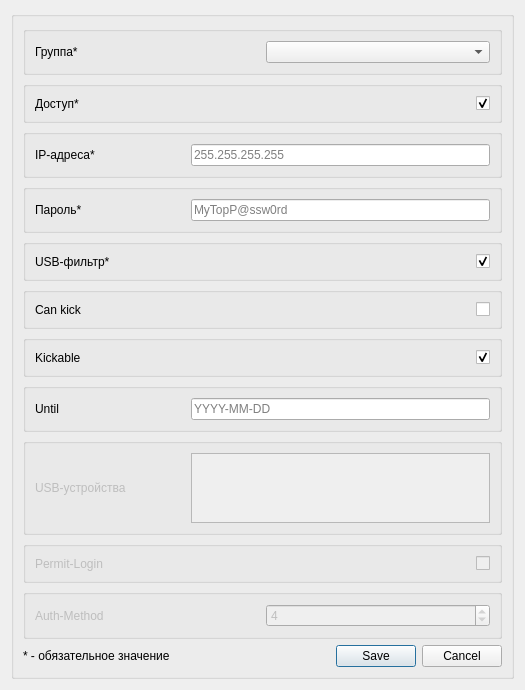
<?xml version="1.0" encoding="UTF-8"?>
<ui version="4.0">
 <class>win_new_policies</class>
 <widget class="QDialog" name="win_new_policies">
  <property name="geometry">
   <rect>
    <x>0</x>
    <y>0</y>
    <width>525</width>
    <height>663</height>
   </rect>
  </property>
  <property name="windowTitle">
   <string>Новая политика</string>
  </property>
  <layout class="QGridLayout" name="gridLayout">
   <item row="0" column="0">
    <widget class="QGroupBox" name="groupBox_6">
     <property name="title">
      <string/>
     </property>
     <layout class="QGridLayout" name="gridLayout_2">
      <item row="1" column="0">
       <widget class="QLabel" name="label">
        <property name="text">
         <string>* - обязательное значение</string>
        </property>
       </widget>
      </item>
      <item row="1" column="1">
       <widget class="QDialogButtonBox" name="btns">
        <property name="orientation">
         <enum>Qt::Orientation::Horizontal</enum>
        </property>
        <property name="standardButtons">
         <set>QDialogButtonBox::StandardButton::Cancel|QDialogButtonBox::StandardButton::Save</set>
        </property>
       </widget>
      </item>
      <item row="0" column="0" colspan="2">
       <layout class="QVBoxLayout" name="verticalLayout" stretch="0,0,0,0,0,0,0,0,0,0,0">
        <item>
         <widget class="QGroupBox" name="groupBox_7">
          <property name="flat">
           <bool>false</bool>
          </property>
          <layout class="QHBoxLayout" name="horizontalLayout_8">
           <item>
            <widget class="QLabel" name="label_3">
             <property name="sizePolicy">
              <sizepolicy hsizetype="Preferred" vsizetype="Preferred">
               <horstretch>0</horstretch>
               <verstretch>0</verstretch>
              </sizepolicy>
             </property>
             <property name="minimumSize">
              <size>
               <width>150</width>
               <height>0</height>
              </size>
             </property>
             <property name="text">
              <string>Группа*</string>
             </property>
            </widget>
           </item>
           <item>
            <widget class="QComboBox" name="le_group">
             <property name="placeholderText">
              <string>Выберите группу...</string>
             </property>
            </widget>
           </item>
          </layout>
         </widget>
        </item>
        <item>
         <widget class="QGroupBox" name="groupBox">
          <layout class="QHBoxLayout" name="horizontalLayout">
           <item>
            <widget class="QLabel" name="users_fullname_label">
             <property name="sizePolicy">
              <sizepolicy hsizetype="Preferred" vsizetype="Preferred">
               <horstretch>0</horstretch>
               <verstretch>0</verstretch>
              </sizepolicy>
             </property>
             <property name="minimumSize">
              <size>
               <width>150</width>
               <height>0</height>
              </size>
             </property>
             <property name="text">
              <string>Доступ*</string>
             </property>
            </widget>
           </item>
           <item>
            <widget class="QCheckBox" name="cb_access">
             <property name="layoutDirection">
              <enum>Qt::LayoutDirection::RightToLeft</enum>
             </property>
             <property name="text">
              <string/>
             </property>
             <property name="checked">
              <bool>true</bool>
             </property>
            </widget>
           </item>
          </layout>
         </widget>
        </item>
        <item>
         <widget class="QGroupBox" name="groupBox_2">
          <property name="flat">
           <bool>false</bool>
          </property>
          <layout class="QHBoxLayout" name="horizontalLayout_2">
           <item>
            <widget class="QLabel" name="label_2">
             <property name="sizePolicy">
              <sizepolicy hsizetype="Preferred" vsizetype="Preferred">
               <horstretch>0</horstretch>
               <verstretch>0</verstretch>
              </sizepolicy>
             </property>
             <property name="minimumSize">
              <size>
               <width>150</width>
               <height>0</height>
              </size>
             </property>
             <property name="text">
              <string>IP-адреса*</string>
             </property>
            </widget>
           </item>
           <item>
            <widget class="QLineEdit" name="le_ip">
             <property name="layoutDirection">
              <enum>Qt::LayoutDirection::LeftToRight</enum>
             </property>
             <property name="text">
              <string/>
             </property>
             <property name="dragEnabled">
              <bool>false</bool>
             </property>
             <property name="readOnly">
              <bool>false</bool>
             </property>
             <property name="placeholderText">
              <string>255.255.255.255</string>
             </property>
            </widget>
           </item>
          </layout>
         </widget>
        </item>
        <item>
         <widget class="QGroupBox" name="groupBox_43">
          <layout class="QHBoxLayout" name="horizontalLayout_56">
           <item>
            <widget class="QLabel" name="label_56">
             <property name="sizePolicy">
              <sizepolicy hsizetype="Preferred" vsizetype="Preferred">
               <horstretch>0</horstretch>
               <verstretch>0</verstretch>
              </sizepolicy>
             </property>
             <property name="minimumSize">
              <size>
               <width>150</width>
               <height>0</height>
              </size>
             </property>
             <property name="text">
              <string>Пароль*</string>
             </property>
            </widget>
           </item>
           <item>
            <widget class="QLineEdit" name="le_pass">
             <property name="text">
              <string/>
             </property>
             <property name="echoMode">
              <enum>QLineEdit::EchoMode::PasswordEchoOnEdit</enum>
             </property>
             <property name="placeholderText">
              <string>MyTopP@ssw0rd</string>
             </property>
            </widget>
           </item>
          </layout>
         </widget>
        </item>
        <item>
         <widget class="QGroupBox" name="groupBox_8">
          <layout class="QHBoxLayout" name="horizontalLayout_7">
           <item>
            <widget class="QLabel" name="label_13">
             <property name="minimumSize">
              <size>
               <width>150</width>
               <height>0</height>
              </size>
             </property>
             <property name="text">
              <string>USB-фильтр*</string>
             </property>
            </widget>
           </item>
           <item>
            <widget class="QCheckBox" name="cb_usb_filter">
             <property name="layoutDirection">
              <enum>Qt::LayoutDirection::RightToLeft</enum>
             </property>
             <property name="text">
              <string/>
             </property>
             <property name="checked">
              <bool>true</bool>
             </property>
            </widget>
           </item>
          </layout>
         </widget>
        </item>
        <item>
         <widget class="QGroupBox" name="groupBox_5">
          <layout class="QHBoxLayout" name="horizontalLayout_6">
           <item>
            <widget class="QLabel" name="label_10">
             <property name="minimumSize">
              <size>
               <width>150</width>
               <height>0</height>
              </size>
             </property>
             <property name="text">
              <string>Can kick</string>
             </property>
            </widget>
           </item>
           <item>
            <widget class="QCheckBox" name="cb_can_kick">
             <property name="layoutDirection">
              <enum>Qt::LayoutDirection::RightToLeft</enum>
             </property>
             <property name="text">
              <string/>
             </property>
             <property name="checkable">
              <bool>true</bool>
             </property>
             <property name="checked">
              <bool>false</bool>
             </property>
            </widget>
           </item>
          </layout>
         </widget>
        </item>
        <item>
         <widget class="QGroupBox" name="groupBox_34">
          <layout class="QHBoxLayout" name="horizontalLayout_43">
           <item>
            <widget class="QLabel" name="label_44">
             <property name="minimumSize">
              <size>
               <width>150</width>
               <height>0</height>
              </size>
             </property>
             <property name="text">
              <string>Kickable</string>
             </property>
            </widget>
           </item>
           <item>
            <widget class="QCheckBox" name="cb_kickable">
             <property name="layoutDirection">
              <enum>Qt::LayoutDirection::RightToLeft</enum>
             </property>
             <property name="text">
              <string/>
             </property>
             <property name="checked">
              <bool>true</bool>
             </property>
            </widget>
           </item>
          </layout>
         </widget>
        </item>
        <item>
         <widget class="QGroupBox" name="groupBox_42">
          <layout class="QHBoxLayout" name="horizontalLayout_55">
           <item>
            <widget class="QLabel" name="label_55">
             <property name="minimumSize">
              <size>
               <width>150</width>
               <height>0</height>
              </size>
             </property>
             <property name="text">
              <string>Until</string>
             </property>
            </widget>
           </item>
           <item>
            <widget class="QLineEdit" name="le_until">
             <property name="toolTip">
              <string>Если не указано - доступ будет выдан до 2024 года
                                                        </string>
             </property>
             <property name="text">
              <string/>
             </property>
             <property name="placeholderText">
              <string>YYYY-MM-DD</string>
             </property>
            </widget>
           </item>
          </layout>
         </widget>
        </item>
        <item>
         <widget class="QGroupBox" name="gb_usb">
          <property name="enabled">
           <bool>false</bool>
          </property>
          <layout class="QHBoxLayout" name="horizontalLayout_9">
           <item>
            <widget class="QLabel" name="label_14">
             <property name="minimumSize">
              <size>
               <width>150</width>
               <height>0</height>
              </size>
             </property>
             <property name="text">
              <string>USB-устройства</string>
             </property>
            </widget>
           </item>
           <item>
            <widget class="QListWidget" name="list_usb">
             <property name="tabKeyNavigation">
              <bool>true</bool>
             </property>
             <property name="isWrapping" stdset="0">
              <bool>false</bool>
             </property>
             <property name="resizeMode">
              <enum>QListView::ResizeMode::Fixed</enum>
             </property>
             <property name="viewMode">
              <enum>QListView::ViewMode::ListMode</enum>
             </property>
             <property name="modelColumn">
              <number>0</number>
             </property>
             <property name="sortingEnabled">
              <bool>true</bool>
             </property>
            </widget>
           </item>
          </layout>
         </widget>
        </item>
        <item>
         <widget class="QGroupBox" name="groupBox_4">
          <property name="enabled">
           <bool>false</bool>
          </property>
          <layout class="QHBoxLayout" name="horizontalLayout_5">
           <item>
            <widget class="QLabel" name="label_12">
             <property name="minimumSize">
              <size>
               <width>150</width>
               <height>0</height>
              </size>
             </property>
             <property name="text">
              <string>Permit-Login</string>
             </property>
            </widget>
           </item>
           <item>
            <widget class="QCheckBox" name="cb_permit_login">
             <property name="layoutDirection">
              <enum>Qt::LayoutDirection::RightToLeft</enum>
             </property>
             <property name="text">
              <string/>
             </property>
             <property name="checked">
              <bool>false</bool>
             </property>
            </widget>
           </item>
          </layout>
         </widget>
        </item>
        <item>
         <widget class="QGroupBox" name="groupBox_3">
          <property name="enabled">
           <bool>false</bool>
          </property>
          <layout class="QHBoxLayout" name="horizontalLayout_4">
           <item>
            <widget class="QLabel" name="label_11">
             <property name="enabled">
              <bool>false</bool>
             </property>
             <property name="sizePolicy">
              <sizepolicy hsizetype="Preferred" vsizetype="Preferred">
               <horstretch>0</horstretch>
               <verstretch>0</verstretch>
              </sizepolicy>
             </property>
             <property name="minimumSize">
              <size>
               <width>150</width>
               <height>0</height>
              </size>
             </property>
             <property name="text">
              <string>Auth-Method</string>
             </property>
            </widget>
           </item>
           <item>
            <widget class="QSpinBox" name="le_authmethod">
             <property name="maximum">
              <number>6</number>
             </property>
             <property name="value">
              <number>4</number>
             </property>
            </widget>
           </item>
          </layout>
         </widget>
        </item>
       </layout>
      </item>
     </layout>
    </widget>
   </item>
  </layout>
 </widget>
 <tabstops>
  <tabstop>le_group</tabstop>
  <tabstop>cb_access</tabstop>
  <tabstop>le_ip</tabstop>
  <tabstop>le_pass</tabstop>
  <tabstop>cb_usb_filter</tabstop>
  <tabstop>cb_can_kick</tabstop>
  <tabstop>cb_kickable</tabstop>
  <tabstop>le_until</tabstop>
  <tabstop>list_usb</tabstop>
  <tabstop>cb_permit_login</tabstop>
  <tabstop>le_authmethod</tabstop>
 </tabstops>
 <resources/>
 <connections>
  <connection>
   <sender>btns</sender>
   <signal>accepted()</signal>
   <receiver>win_new_policies</receiver>
   <slot>accept()</slot>
   <hints>
    <hint type="sourcelabel">
     <x>380</x>
     <y>643</y>
    </hint>
    <hint type="destinationlabel">
     <x>157</x>
     <y>274</y>
    </hint>
   </hints>
  </connection>
  <connection>
   <sender>btns</sender>
   <signal>rejected()</signal>
   <receiver>win_new_policies</receiver>
   <slot>reject()</slot>
   <hints>
    <hint type="sourcelabel">
     <x>380</x>
     <y>643</y>
    </hint>
    <hint type="destinationlabel">
     <x>286</x>
     <y>274</y>
    </hint>
   </hints>
  </connection>
 </connections>
</ui>
